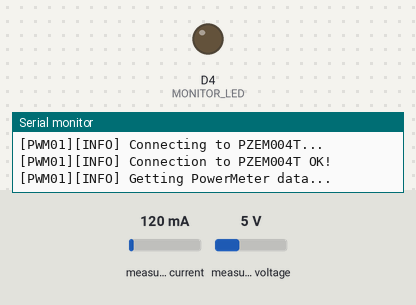
The program below on a simulated ESP8266 (Wemos D1 mini). On the bench: output pins drawn as LEDs (lit = HIGH), the last lines printed to the serial monitor. The inputs (shaded band) are chosen by the test bench; at power-on: measured current 120 mA, measured voltage 5 V. WiFi joins after 1.5 s; servers stay silent unless stated; the local clock reads 2024-03-15 10:24:30 at power-on unless the program sets it; no MQTT or app messages arrive unless stated.

Above: at 5.11 s.
At 41.3 s:
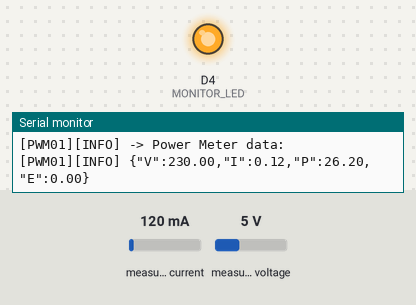
Timing chart, 0 to 41.9 s (numbered marks = the images above):
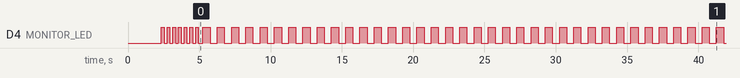

The program:

main.cpp
```cpp
#include <ESP8266WiFi.h>
#include <WiFiClient.h>
#include <MQTT.h>               // For MQTT support
#include <ArduinoOTA.h>         // For OTA firmware update support
#include <ESP8266mDNS.h>
#include <Wire.h>
#include <SoftwareSerial.h>
#include <PZEM004T.h>
#include <SimpleTimer.h>
#include <WebServer.hpp>
#include <LogClient.hpp>
#include <TimeProvider.hpp>
#include <AppData.hpp>
#include "secrets.h"

#define  FW_Version "1.0.1"

// PZEM004T Configuration.
// Change the pins if using something other than the Wemos D1 mini and D5/D6 for UART communication.
#define         PZEM_TIMEOUT  3500
PZEM004T        pzem( D6, D5);  // RX,TX
IPAddress       ip( 192,168,1,1 );

unsigned long   pzemDataOK  = 0;
unsigned long   pzemDataNOK = 0;

int             mState = 0;                       // Current state for the state machine controlling the connection to the PZEM
                                                  // 0 - Disconnected
                                                  // 1 - Connecting
                                                  // 2 - Retrieve data
                                                  // 3 - Retrieving data

unsigned long   SLEEP_TIME    = 60 * 1000;        // Sleep time between reads of PZEM004T values
int             MONITOR_LED   = 2;                // Monitoring led to send some visual indication to the user.
//unsigned long   tick;                             // Used for blinking the MONITOR_LED: ON -> OTA , Blink FAST: Connecting, Blink SLOW: Working
unsigned long   ledBlink = 200;                   // Led blink interval: Fast - Connecting to PZEM, slow - Connected
int             monitor_led_state = LOW;

WiFiClient      WIFIClient;
IPAddress       thisDevice;
String          Wifi_ssid;
char            hostname[32];

SimpleTimer     timer;

MQTTClient      MQTT_client(512);
char            MQTT_AttributesTopic[256];
char            MQTT_TelemetryTopic[256];
char            SensorAttributes[512];
char            SensorTelemetry[512];

unsigned long   previousMillis = 0;
unsigned long   pingMqtt = 5 * 60 * 1000;  // Ping the MQTT broker every 5 minutes by sending the IOT Atributes message.
unsigned long   previousPing = 0;

/*
 * Hostname:
 *
 * Sets the device hostname for OTA and MDNS.
 *
 * */
void setHostname() {

  // Set Hostname for OTA and network mDNS (add only 2 last bytes of last MAC Address)
  sprintf_P( hostname, PSTR("ESP-PWRMETER-%04X"), ESP.getChipId() & 0xFFFF);
}

/*
 * MQTT Support
 *
 * Static atributes like, IP, SSID, and so on are set to the MQTT atributes topic.
 * Telemetry data, data that changes through time, are sent to the MQTT telemetry topic.
 *
 */

//* Supporting functions:
void calcAttributesTopic() {
    String s = "iot/device/" + String(MQTT_ClientID) + "/attributes";
    s.toCharArray(MQTT_AttributesTopic,256,0);
}

void calcTelemetryTopic() {
    String s = "iot/device/" + String(MQTT_ClientID) + "/telemetry";
    s.toCharArray(MQTT_TelemetryTopic,256,0);
}

/*
 * IOT Support:
 *
 * Functions that using MQTT send data to the IOT server by publishing data on specific topics.
 *
 */
void IOT_setAttributes() {
    String s = "[{\"type\":\"ESP8266\"}," \
                 "{\"ipaddr\":\"" + thisDevice.toString() + "\"}," \
                 "{\"ssid\":\""+ WiFi.SSID() + "\"}," \
                 "{\"rssi\":\""+ String(WiFi.RSSI()) + "\"}," \
                 "{\"web\":\"http://" + thisDevice.toString() + "\"}," \
                 "{\"dataok\":" + String(pzemDataOK) + "}," \
                 "{\"datanok\":" + String(pzemDataNOK) + "}" \
                 "]";

    s.toCharArray( SensorAttributes, 512,0);
    Log.I("PowerMeter Attributes:");
    Log.I(SensorAttributes);
    MQTT_client.publish( MQTT_AttributesTopic, SensorAttributes);
}

void IOT_setTelemetry(String SensorTelemetry) {
    //s.toCharArray(SensorAttributes, 512,0);
    MQTT_client.publish( MQTT_TelemetryTopic, SensorTelemetry);
}

// MQTT Calback function for receiving subscribed messages.
void MQTT_callback(String &topic, String &payload) {
    /* Just a standard callback. */
    Log.I("Message arrived in topic: ");
    Log.I(topic);

    Log.I("Message:");
    Log.I( payload );
}

//* Connects to the MQTT Broker
void MQTT_Connect() {
    Log.I("Connecting to MQTT Broker...");
    MQTT_client.begin( MQTT_Server, MQTT_Port , WIFIClient );
    MQTT_client.onMessage( MQTT_callback );
    MQTT_client.setOptions( 120, true, 120 );

    while (! MQTT_client.connect( MQTT_ClientID, MQTT_UserID, MQTT_Password ) ) {
        Log.E("MQTT Connection failed.");
        delay(1000);
    }

    calcAttributesTopic();
    calcTelemetryTopic();

    Log.I("Connected to MQTT!");
}

/*
 * OTA support
 *
 */
void OTA_Setup() {

    Log.I("Setting up OTA...");
    ArduinoOTA.setHostname( hostname );
    ArduinoOTA.begin();

    // OTA callbacks
    ArduinoOTA.onStart([]() {
      Log.I(F("\r\nOTA Starting"));
      digitalWrite( MONITOR_LED, HIGH);
    });

    ArduinoOTA.onProgress([](unsigned int progress, unsigned int total) {
      uint8_t percent = progress/( total/100 );

      if (percent % 10 == 0) {
        Log.I( String(percent));
        digitalWrite( MONITOR_LED, !digitalRead( MONITOR_LED));
      }
    });

    ArduinoOTA.onEnd([]() {

      Log.I(F("OTA Done\nRebooting..."));
      digitalWrite( MONITOR_LED, LOW);
    });

    ArduinoOTA.onError([](ota_error_t error) {
      Log.E("OTA Error: " + String(error));

      if (error == OTA_AUTH_ERROR) {
        Log.E("OTA Auth Failed");
      } else
      if (error == OTA_BEGIN_ERROR) {
        Log.E("OTA Begin Failed");
      } else
      if (error == OTA_CONNECT_ERROR) {
        Log.E("OTA Connect Failed");
      } else
      if (error == OTA_RECEIVE_ERROR) {
        Log.E("OTA Receive Failed");
      } else
      if (error == OTA_END_ERROR) {
        Log.E("OTA End Failed");
      }

      ESP.restart();
    });

    Log.I("OTA setup done!");
}

void display_WIFIInfo() {
    Log.I("Connected to WIFI: " + WiFi.SSID() );

    thisDevice = WiFi.localIP();
    Log.I(" IP: " + thisDevice.toString() );
}

/*
 * WIFI_Setup: Setup the WIFI connection.
 *
 * It cycles over the configured access points until a sucessufull connection is done
 *
 */
void WIFI_Setup() {
    bool   connected = false;
    char   *ssid;
    char   *pwd;
    int    cntAP = 0;
    int    tries = 0;
    String out;

    Log.I("Connecting to WIFI...");

    // Station mode.
    WiFi.disconnect();
    WiFi.softAPdisconnect(true);
    WiFi.mode(WIFI_STA);

    while ( !connected ) {
        ssid = (char *)APs[cntAP][0];
        pwd = (char *)APs[cntAP][1];
        Log.I("Connecting to: ");
        Log.I(ssid);

        WiFi.begin(ssid, pwd );

        if (WiFi.waitForConnectResult() != WL_CONNECTED) {
                Log.E("Connection Failed! Trying next AP...");
                Log.E("Number of tries: " + String(tries));

                cntAP++;
                tries++;
                // Circle the array one entry after another
                if (cntAP == NUMAPS )
                cntAP = 0;

                // Set Monitor led on:  Light up the led to show that something is working
                digitalWrite( MONITOR_LED, LOW);
                delay(1000);
                digitalWrite( MONITOR_LED, HIGH);

                yield();
        } else
                connected = true;
    }

/*    WiFi.macAddress(MAC_address);
    for (unsigned int i = 0; i < sizeof(MAC_address); ++i){
      sprintf(MAC_char,"%s%02x:",MAC_char,MAC_address[i]);
    }
*/
    display_WIFIInfo();
}

/*
 * check_Connectivity:  Checks the connectivity.
 *
 * Checks the connectivity namely if we are connected to WIFI and to the MQTT broker.
 * If not, we try to reconnect.
 *
 */

void check_Connectivity() {

        /* Check WIFI connection first. */
        if ( WiFi.status() != WL_CONNECTED ) {
            WIFI_Setup();
            MQTT_Connect();
        } else {
            /* Check MQTT connectivity: */
            if ( !MQTT_client.connected() ) {
                MQTT_Connect();
                // Send the IOT device attributes at MQTT connection
                IOT_setAttributes();
            }
        }
}

/*
 * back_tasks:  Executes the background tasks
 *
 * Calls the functions necessary to keep everything running smoothly while waiting or looping
 * Such tasks include mantaining the MQTT connection, checking OTA status and updating the timers.
 *
 */

void back_tasks() {
    MQTT_client.loop();           // Handle MQTT
    timer.run();                  // Handle SimpleTimer
}

/*
 * PWRMeter_Connect:
 *
 * Tries to connect to the PowerMeter
 *
 */

void PWRMeter_Connect() {
    //uint8_t tries = 0;
    bool    pzemOK = false;

    Log.I("Connecting to PZEM004T...");
    appData.setPZEMState(PZEM_CONNECTING);
    pzem.setReadTimeout( PZEM_TIMEOUT);

    //while ( ((pzemOK=pzem.setAddress(ip)) == false) && ( tries < 10 ) ) {
    if ( (pzemOK=pzem.setAddress(ip)) == false)  {
        Log.E("Failed to connect to PZEM004T...");
        appData.setPZEMState(PZEM_CONNECTFAIL);
        //tries++;
        mState = 0;       // Return to the NOT Connected State.
    }

    if (pzemOK) {
        Log.I("Connection to PZEM004T OK!");
        appData.setPZEMState(PZEM_CONNECTED);
        mState = 2;        // Move forward to the Connected State.
    } else {
      appData.setPZEMState(PZEM_DISCONNECTED);
      mState = 0;          // Return to the NOT Connected State.
    }
}

/*
 * PWRMeter_getData:
 *
 * Gets data from the Power meter and sends it to the backend through MQTT
 *
 */

void PWRMeter_getData() {
    float v = 0;
    uint8_t tries = 0;

    // Set Monitor led on:
    digitalWrite( MONITOR_LED, LOW);

    Log.I("Getting PowerMeter data...");

    // Get the PZEM004T Power Meter data
    do {
      v = pzem.voltage(ip);
      tries++;

      // Execute the back ground tasks otherwise we may loose conectivity to the MQTT broker.
      back_tasks();
      delay(250);

    } while ( (v == -1) && ( tries < 10) );

    if ( tries == 10 ) Log.E("Failed to get PowerMeter data after 10 tries!");
    if ( v == -1 ) Log.E("No valid data obtained from the PowerMeter: V=-1");
    else Log.I("PowerMeter Data OK!");

    float i = pzem.current(ip);
    float p = pzem.power(ip);
    float e = pzem.energy(ip);

    // Turn led off:
    digitalWrite( MONITOR_LED, HIGH);

    // Build the MQTT message:
    String s = "{\"V\":" + String(v) + \
               ",\"I\":" + String(i) + \
               ",\"P\":" + String(p) + \
               ",\"E\":" + String(e) + "}";

    Log.I("-> Power Meter data: ");
    Log.I( s );

    // Send the data through MQTT to the backend
    if ( v >= 0 ) {
        IOT_setTelemetry(s);

        // Set AppData for display
        appData.setVoltage( v );
        appData.setCurrent( i );
        appData.setPower( p );
        appData.setEnergy( e );
        appData.setSamplesOK();

        pzemDataOK++;
    } else {
        Log.W("Data not sent due to invalid read.");
        appData.setSamplesNOK();
        pzemDataNOK++;
    }

    mState = 2;   // Move back to the Read data state to trigger another (future) read.
}

// Moves the state machine to the next state.
void PWRMeter_ReadState() {
    mState = 2;
}

// Just blink the onboard led according to the defined period
void Blink_MonitorLed() {
    digitalWrite( MONITOR_LED , monitor_led_state );
    if ( monitor_led_state == LOW )
        monitor_led_state = HIGH;
    else
        monitor_led_state = LOW;

    timer.setTimeout( ledBlink , Blink_MonitorLed ); // With this trick we can change the blink rate of the led
}

// Used to send the system atributes to the MQTT topic regarding the device attributes.
void IOT_SendAttributes() {
    IOT_setAttributes();
}

// Prints time.
void printTime() {
    timeProvider.logTime();
}

/*
 * MAIN CODE
 *
 */

void setup() {
    IPAddress udpServerAddress;
    udpServerAddress.fromString(UDPLOG_Server);

    appData.setFWVersion(FW_Version);
    appData.setLogServerIPInfo(udpServerAddress.toString());

    Serial.begin(115200);
    delay (200);                           // Wait for the serial port to settle.
    setHostname();
    Log.setSerial( true );                 // Log to Serial
    Log.setServer( udpServerAddress, UDPLOG_Port );
    Log.setTagName("PWM01");                // Define a tag for log lines output

    // Indicator onbord LED
    pinMode( MONITOR_LED, OUTPUT);
    digitalWrite( MONITOR_LED, LOW);

    // We set WIFI first...
    WIFI_Setup();

    // Setup Logging system.
    Log.I("Enabling UDP Log Server...");
    Log.setUdp( true );                  // Log to UDP server when connected to WIFI.

    // Print a boot mark
    Log.W("------------------------------------------------> Power Meter REBOOT");

    // Setup OTA
    OTA_Setup();

    // Set time provider to know current date and time
    timeProvider.setup();
    timeProvider.logTime();

    //Connect to the MQTT Broker:
    MQTT_Connect();

    // Send the IOT device attributes at MQTT connection
    IOT_setAttributes();

    // Setup WebServer so that we can have a web page while connecting to the PZEM004T
    Log.I("Setting up the embedded web server...");
    webServer.setup();
    Log.I("Web server available at port 80.");

    delay(100);
    display_WIFIInfo();                   // To display wifi info on the UDP socket.

    // Setup the monitor blinking led
    timer.setTimeout( ledBlink , Blink_MonitorLed );

    // Periodically send to the MQTT server the IOT device state
    timer.setInterval( pingMqtt , IOT_SendAttributes );

    // Periodically log the time
    timer.setInterval( 3 * 60 * 1000 , printTime );

    // Setup MDNS
    MDNS.begin( hostname );
    MDNS.addService("http", "tcp", 80);
}

void loop() {
    // Check if we are still connected.
    check_Connectivity();

    // Power meter state machine
    switch (mState)
    {
        case 0:   // We are'nt connected. Trigger a connection every 3s until we connect.
                timer.setTimeout( 3000 , PWRMeter_Connect );
                ledBlink = 200;  // Blink the LED Fast
                mState = 1;
        break;
        case 1:   // Connecting. The PWRMeter_Connect function will move to next state
                  // So we do nothing here.
        break;
        case 2:   // We are connected. Trigger a Power meter read.
                PWRMeter_getData();
                timer.setTimeout(SLEEP_TIME, PWRMeter_ReadState);
                ledBlink = 500;  // Blink the LED Slow
                mState = 3;
        break;
        case 3:   // We are waiting for reading the data. The PWRMeter_ReadState will move back to the previous state.
        break;

        default:
        break;
    }

    // Execute the background tasks.
    back_tasks();

    ArduinoOTA.handle();          // Handle OTA.
}
```

secrets.h
```cpp
#ifndef _SECRETS_H
#define _SECRETS_H

#define NUMAPS 4
static char const *APs[NUMAPS][2] = {
  {"AAAAAA","asdfljkasdfqweui34u"},
  {"BBBBB","açsdlkfj29338fnree2"},
  {"CCCCCCC","dfewererr"},
  {"ZZZZZZZ","herer3ra"}
};

// For connecting to the MQTT Broker
#define MQTT_Server    "192.168.1.17"
#define MQTT_Port      1883
#define MQTT_ClientID  "ESP8266_PowerMeter"
#define MQTT_UserID    "ESP8266_PowerMeter"
#define MQTT_Password  "password1"

// For the UDP Log Server
#define UDPLOG_Server  "192.168.1.68"     // My local PC, but should be a server"
#define UDPLOG_Port    5014

#endif
```

Measured:
- by itself, D4 (MONITOR_LED): goes 6 × (HIGH 0.20 s, LOW 0.20 s), HIGH 0.20 s, LOW 0.32 s, 36 × (HIGH 0.50 s, LOW 0.50 s), HIGH 0.50 s, then LOW
